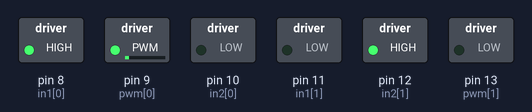
This sketch was run on a simulated Arduino Uno, built with avr-gcc and run on an emulated ATmega328P. On the bench: switched loads named in the sketch (green lamp = pin HIGH). What the sketch prints to the serial monitor is not drawn.

Above: at 0.05 s.
At 1.55 s:
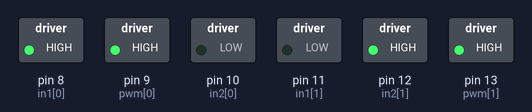
At 3.05 s:
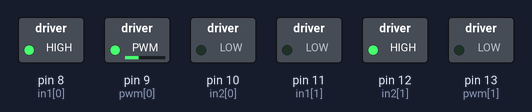
At 3.4 s:
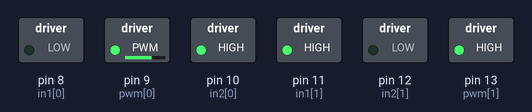
At 4.8 s:
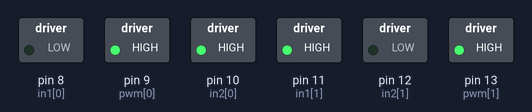
At 6.25 s:
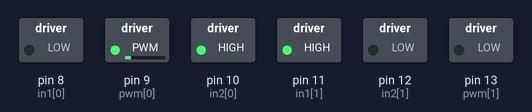
Timing chart, 0 to 8.2 s (numbered marks = the images above):
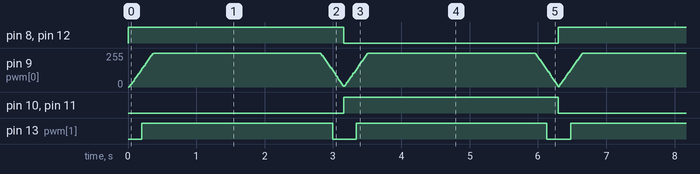

Measured:
- by itself, pin 8 (in1[0]), pin 10 (in2[0]), pin 11 (in1[1]), pin 12 (in2[1]): alternates HIGH for 3.1 s and LOW for 3.1 s
- by itself, pin 13 (pwm[1]): alternates HIGH for 2.8 s and LOW for 0.34 s

The sketch:

SimplePositionPID.ino
```cpp
#include <util/atomic.h>

// A class to compute the control signal
class SimplePID{
  private:
    float kp, kd, ki, umax; // Parameters
    float eprev, eintegral; // Storage

  public:
  // Constructor
  SimplePID() : kp(1), kd(0), ki(0), umax(255), eprev(0.0), eintegral(0.0){}

  // A function to set the parameters
  void setParams(float kpIn, float kdIn, float kiIn, float umaxIn){
    kp = kpIn; kd = kdIn; ki = kiIn; umax = umaxIn;
  }

  // A function to compute the control signal
  void evalu(int value, int target, float deltaT, int &pwr, int &dir){
    // error
    int e = target - value;

    // derivative
    float dedt = (e-eprev)/(deltaT);

    // integral
    eintegral = eintegral + e*deltaT;

    // control signal
    float u = kp*e + kd*dedt + ki*eintegral;

    // motor power
    pwr = (int) fabs(u);
    if( pwr > umax ){
      pwr = umax;
    }

    // motor direction
    dir = 1;
    if(u<0){
      dir = -1;
    }

    // store previous error
    eprev = e;
  }

};

// How many motors
#define NMOTORS 2

// Pins
const int enca[] = {0,1};
const int encb[] = {4,5};
const int pwm[] = {9,13};
const int in1[] = {8,11};
const int in2[] = {10,12};

// Globals
long prevT = 0;
volatile int posi[] = {0,0};

// PID class instances
SimplePID pid[NMOTORS];

void setup() {
  Serial.begin(9600);

  for(int k = 0; k < NMOTORS; k++){
    pinMode(enca[k],INPUT);
    pinMode(encb[k],INPUT);
    pinMode(pwm[k],OUTPUT);
    pinMode(in1[k],OUTPUT);
    pinMode(in2[k],OUTPUT);

    pid[k].setParams(1,0,0,255);
  }

  attachInterrupt(digitalPinToInterrupt(enca[0]),readEncoder<0>,RISING);
  attachInterrupt(digitalPinToInterrupt(enca[1]),readEncoder<1>,RISING);

  Serial.println("target pos");
}

void loop() {

  // set target position
  int target[NMOTORS];
  target[0] = 750*sin(prevT/1e6);
  target[1] = -750*sin(prevT/1e6);

  // time difference
  long currT = micros();
  float deltaT = ((float) (currT - prevT))/( 1.0e6 );
  prevT = currT;

  // Read the position in an atomic block to avoid a potential misread
  int pos[NMOTORS];
  ATOMIC_BLOCK(ATOMIC_RESTORESTATE){
    for(int k = 0; k < NMOTORS; k++){
      pos[k] = posi[k];
    }
  }

  // loop through the motors
  for(int k = 0; k < NMOTORS; k++){
    int pwr, dir;
    // evaluate the control signal
    pid[k].evalu(pos[k],target[k],deltaT,pwr,dir);//output pwr
    // signal the motor
    setMotor(dir,pwr,pwm[k],in1[k],in2[k]);
  }

  for(int k = 0; k < NMOTORS; k++){
    Serial.print(target[k]);
    Serial.print(" ");
    Serial.print(pos[k]);
    Serial.print(" ");
  }
  Serial.println();
}

void setMotor(int dir, int pwmVal, int pwm, int in1, int in2){
  analogWrite(pwm,pwmVal);
  if(dir == 1){
    digitalWrite(in1,HIGH);
    digitalWrite(in2,LOW);
  }
  else if(dir == -1){
    digitalWrite(in1,LOW);
    digitalWrite(in2,HIGH);
  }
  else{
    digitalWrite(in1,LOW);
    digitalWrite(in2,LOW);
  }
}

template <int j>
void readEncoder(){
  int b = digitalRead(encb[j]);
  if(b > 0){
    posi[j]++;
  }
  else{
    posi[j]--;
  }
}
```
